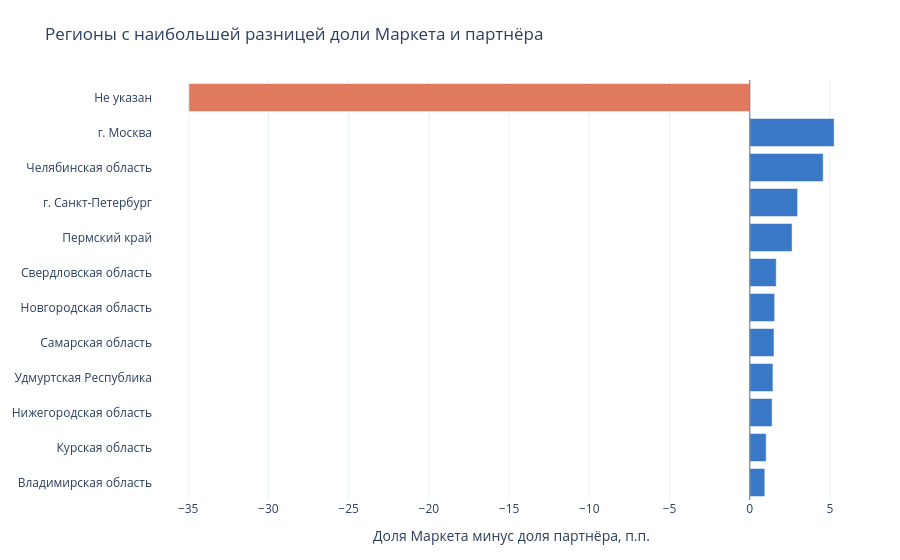

The notebook cell this image was saved under:
### Markdown cell above
## Концентрация покупателей по регионам

Доля регионов рассчитывается внутри доступных данных. График не показывает охват населения и не доказывает, что региональный сегмент готов к чекауту или уникален по каналу.

### Code cell
regional = pd.DataFrame({
    'Доля Маркета, %': regions[f'Покупатели: {mv}'] / regions[f'Покупатели: {mv}'].sum() * 100,
    'Доля партнёра, %': regions[f'Покупатели: {p1}'] / regions[f'Покупатели: {p1}'].sum() * 100,
}).dropna()
regional['Разница долей Маркет − партнёр, п.п.'] = (
    regional['Доля Маркета, %'] - regional['Доля партнёра, %']
)
top_regions = regional.reindex(regional['Разница долей Маркет − партнёр, п.п.'].abs().sort_values(ascending=False).index).head(12)

fig = go.Figure()
fig.add_trace(go.Bar(
    y=top_regions.index, x=top_regions['Разница долей Маркет − партнёр, п.п.'],
    orientation='h',
    marker=dict(color=np.where(top_regions['Разница долей Маркет − партнёр, п.п.'] >= 0, '#3978C6', '#E07A5F')),
    hovertemplate='%{y}<br>Разница долей: %{x:.2f} п.п.<extra></extra>'
))
fig.update_layout(template='plotly_white', height=560,
                  title='Регионы с наибольшей разницей доли Маркета и партнёра',
                  xaxis_title='Доля Маркета минус доля партнёра, п.п.',
                  yaxis=dict(autorange='reversed'),
                  margin=dict(l=150, r=30, t=80, b=60))
fig.add_vline(x=0, line_width=1, line_color='#777777')
fig.show(config={'displaylogo': False, 'responsive': True})

### Figure 1 — Plotly figure (JSON) as saved in the notebook; plotly's stock layout.template omitted (floating-point values rounded to 4 significant figures)
{"data": [{"hovertemplate": "%{y}<br>Разница долей: %{x:.2f} п.п.<extra></extra>", "marker": {"color": ["#E07A5F", "#3978C6", "#3978C6", "#3978C6", "#3978C6", "#3978C6", "#3978C6", "#3978C6", "#3978C6", "#3978C6", "#3978C6", "#3978C6"]}, "orientation": "h", "type": "bar", "x": [-34.96, 5.26, 4.578, 2.983, 2.638, 1.65, 1.551, 1.51, 1.445, 1.393, 1.022, 0.9384], "y": ["Не указан", "г. Москва", "Челябинская область", "г. Санкт-Петербург", "Пермский край", "Свердловская область", "Новгородская область", "Самарская область", "Удмуртская Республика", "Нижегородская область", "Курская область", "Владимирская область"]}], "layout": {"height": 560, "margin": {"b": 60, "l": 150, "r": 30, "t": 80}, "shapes": [{"line": {"color": "#777777", "width": 1}, "type": "line", "x0": 0, "x1": 0, "xref": "x", "y0": 0, "y1": 1, "yref": "y domain"}], "title": {"text": "Регионы с наибольшей разницей доли Маркета и партнёра"}, "xaxis": {"title": {"text": "Доля Маркета минус доля партнёра, п.п."}}, "yaxis": {"autorange": "reversed"}}}
